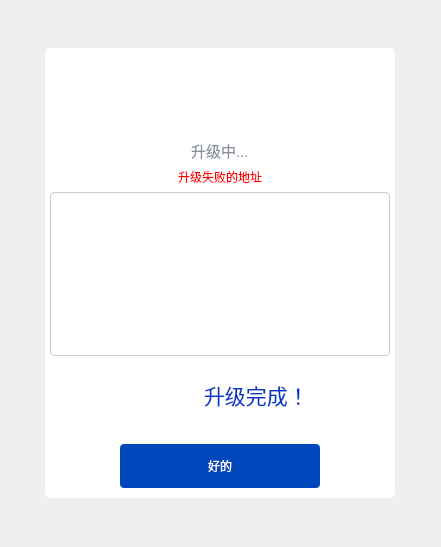
<?xml version="1.0" encoding="UTF-8"?>
<ui version="4.0">
 <class>ServoParamsAllUpgradeWidget</class>
 <widget class="QWidget" name="ServoParamsAllUpgradeWidget">
  <property name="geometry">
   <rect>
    <x>0</x>
    <y>0</y>
    <width>441</width>
    <height>547</height>
   </rect>
  </property>
  <property name="maximumSize">
   <size>
    <width>16777215</width>
    <height>16777215</height>
   </size>
  </property>
  <property name="windowTitle">
   <string>Form</string>
  </property>
  <layout class="QHBoxLayout" name="horizontalLayout">
   <item>
    <spacer name="horizontalSpacer_4">
     <property name="orientation">
      <enum>Qt::Horizontal</enum>
     </property>
     <property name="sizeHint" stdset="0">
      <size>
       <width>40</width>
       <height>20</height>
      </size>
     </property>
    </spacer>
   </item>
   <item>
    <widget class="QWidget" name="widget" native="true">
     <property name="minimumSize">
      <size>
       <width>350</width>
       <height>450</height>
      </size>
     </property>
     <property name="maximumSize">
      <size>
       <width>350</width>
       <height>450</height>
      </size>
     </property>
     <property name="styleSheet">
      <string notr="true">background-color: rgb(255, 255, 255);
border-radius:5px;</string>
     </property>
     <layout class="QVBoxLayout" name="verticalLayout">
      <property name="leftMargin">
       <number>5</number>
      </property>
      <property name="topMargin">
       <number>5</number>
      </property>
      <property name="rightMargin">
       <number>5</number>
      </property>
      <property name="bottomMargin">
       <number>5</number>
      </property>
      <item alignment="Qt::AlignHCenter">
       <widget class="QLabel" name="labelDoing">
        <property name="minimumSize">
         <size>
          <width>80</width>
          <height>80</height>
         </size>
        </property>
        <property name="maximumSize">
         <size>
          <width>80</width>
          <height>80</height>
         </size>
        </property>
        <property name="styleSheet">
         <string notr="true"/>
        </property>
        <property name="text">
         <string/>
        </property>
       </widget>
      </item>
      <item alignment="Qt::AlignHCenter">
       <widget class="QLabel" name="labelMessage">
        <property name="sizePolicy">
         <sizepolicy hsizetype="Preferred" vsizetype="Fixed">
          <horstretch>0</horstretch>
          <verstretch>0</verstretch>
         </sizepolicy>
        </property>
        <property name="font">
         <font>
          <pointsize>11</pointsize>
         </font>
        </property>
        <property name="styleSheet">
         <string notr="true">color: rgb(138, 143, 160);</string>
        </property>
        <property name="text">
         <string>升级中...</string>
        </property>
       </widget>
      </item>
      <item alignment="Qt::AlignHCenter">
       <widget class="QLabel" name="labelErrorAddr">
        <property name="styleSheet">
         <string notr="true">color: rgb(255, 0, 0);</string>
        </property>
        <property name="text">
         <string>升级失败的地址</string>
        </property>
       </widget>
      </item>
      <item>
       <widget class="QTextEdit" name="textErrorServoParams">
        <property name="styleSheet">
         <string notr="true">QTextEdit
{
color: #A6AEBA;
border: 0.5px solid #C6C9D7;
border-radius: 4px;

}

QScrollBar{
    background: transparent;
	border-radius:3px;
    width: 6px;
}
QScrollBar::handle:vertical {
	background-color: #e0e0e0;
    min-height: 30px;
	border-radius:3px;
	width: 6px;
}
</string>
        </property>
        <property name="readOnly">
         <bool>true</bool>
        </property>
       </widget>
      </item>
      <item>
       <layout class="QHBoxLayout" name="horizontalLayout_2">
        <property name="bottomMargin">
         <number>10</number>
        </property>
        <item>
         <spacer name="horizontalSpacer">
          <property name="orientation">
           <enum>Qt::Horizontal</enum>
          </property>
          <property name="sizeHint" stdset="0">
           <size>
            <width>40</width>
            <height>20</height>
           </size>
          </property>
         </spacer>
        </item>
        <item alignment="Qt::AlignRight">
         <widget class="QLabel" name="labelIconStatus">
          <property name="minimumSize">
           <size>
            <width>66</width>
            <height>66</height>
           </size>
          </property>
          <property name="maximumSize">
           <size>
            <width>66</width>
            <height>66</height>
           </size>
          </property>
          <property name="text">
           <string/>
          </property>
         </widget>
        </item>
        <item alignment="Qt::AlignHCenter">
         <widget class="QLabel" name="labelStatus">
          <property name="sizePolicy">
           <sizepolicy hsizetype="Preferred" vsizetype="Fixed">
            <horstretch>0</horstretch>
            <verstretch>0</verstretch>
           </sizepolicy>
          </property>
          <property name="minimumSize">
           <size>
            <width>0</width>
            <height>66</height>
           </size>
          </property>
          <property name="font">
           <font>
            <pointsize>16</pointsize>
           </font>
          </property>
          <property name="styleSheet">
           <string notr="true">QLabel{
	color: rgb(0, 57, 200);
}
QLabel::disabled{
	color: #CE4949;
}</string>
          </property>
          <property name="text">
           <string>升级完成！</string>
          </property>
         </widget>
        </item>
        <item>
         <spacer name="horizontalSpacer_2">
          <property name="orientation">
           <enum>Qt::Horizontal</enum>
          </property>
          <property name="sizeHint" stdset="0">
           <size>
            <width>40</width>
            <height>20</height>
           </size>
          </property>
         </spacer>
        </item>
       </layout>
      </item>
      <item alignment="Qt::AlignHCenter">
       <widget class="QPushButton" name="btnClose">
        <property name="sizePolicy">
         <sizepolicy hsizetype="Fixed" vsizetype="Fixed">
          <horstretch>0</horstretch>
          <verstretch>0</verstretch>
         </sizepolicy>
        </property>
        <property name="minimumSize">
         <size>
          <width>200</width>
          <height>44</height>
         </size>
        </property>
        <property name="styleSheet">
         <string notr="true">background-color: #0047BB;
border:none;
color: #FAFDFF;
border-radius: 4px;</string>
        </property>
        <property name="text">
         <string>好的</string>
        </property>
       </widget>
      </item>
      <item>
       <spacer name="verticalSpacer">
        <property name="orientation">
         <enum>Qt::Vertical</enum>
        </property>
        <property name="sizeType">
         <enum>QSizePolicy::Fixed</enum>
        </property>
        <property name="sizeHint" stdset="0">
         <size>
          <width>20</width>
          <height>5</height>
         </size>
        </property>
       </spacer>
      </item>
     </layout>
    </widget>
   </item>
   <item>
    <spacer name="horizontalSpacer_3">
     <property name="orientation">
      <enum>Qt::Horizontal</enum>
     </property>
     <property name="sizeHint" stdset="0">
      <size>
       <width>40</width>
       <height>20</height>
      </size>
     </property>
    </spacer>
   </item>
  </layout>
 </widget>
 <resources/>
 <connections/>
</ui>
